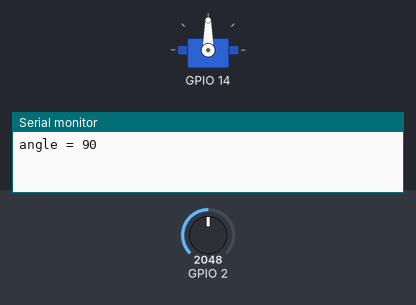
The program below on a simulated ESP32. Shown: servo, the last lines printed to the serial monitor. The inputs (shaded band) are chosen by the test bench; at power-on: GPIO 2 = 2048.

Above: at 3.2 s.
3.3 s: GPIO 2 set to 2866
At 3.7 s:
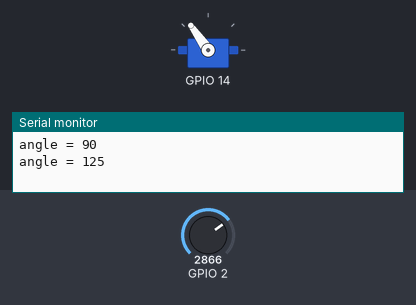
4.8 s: GPIO 2 set to 3603
At 6.0 s:
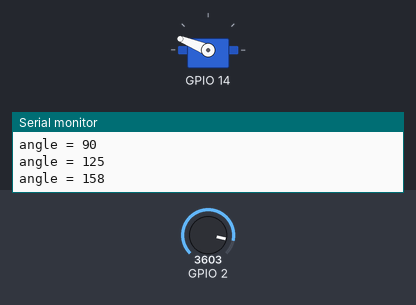
6.3 s: GPIO 2 set to 4095
At 7.3 s:
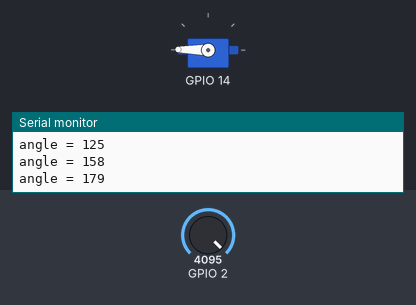
7.8 s: GPIO 2 set to 1228
At 8.4 s:
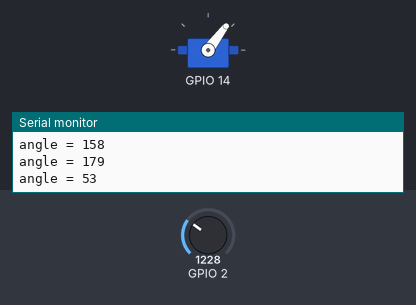
9.3 s: GPIO 2 set to 491
At 10.5 s:
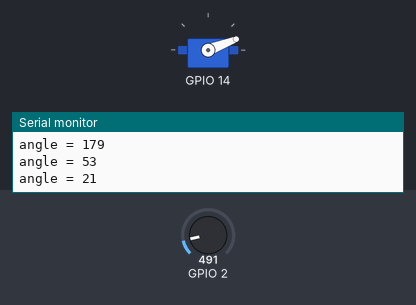
10.8 s: GPIO 2 set to 0
At 11.8 s:
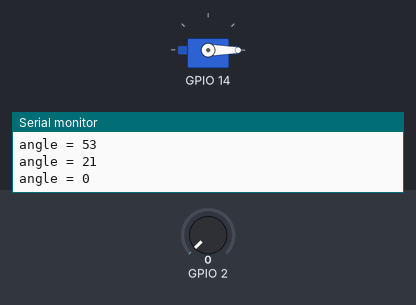
Timing chart, 0 to 13.3 s (numbered marks = the images above; inputs shaded):
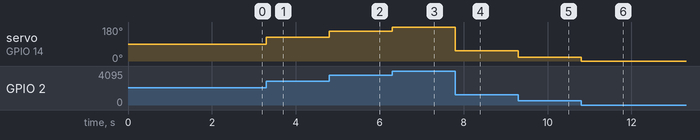

The program:

main.cpp
```cpp
/*
 *     Project 10-pote-servo - main.cpp
 *         Muestra el funcionamiento de un servo
 *         el cual gira un angulo proporcional a la posicion de un potenciometro
 *
 *         Usar con shield IAE
 *         Verificar cuidadosamente la conexión del servo
 */

#include <Arduino.h>

#include <Servo.h>

/*
 *  Constant definitions
 *      Defined in platformio.ini
 *      MY_SERVO    IOPort of data servo
 *      ANAIN       IOPort of ADC input
 *      RANGE       ADC range
 *      SERIAL_BAUD Baud rate of serial port
 */


#define LOOP_DELAY  250

Servo servo;    //    Construccion de un nuevo objeto tipo Servo

//  static variables

static int last_angle;

void
setup()
{
    Serial.begin(SERIAL_BAUD);
    servo.attach(MY_SERVO);        //    Inicializacion declarando el GPIO donde esta conectado
    last_angle = 0;
    delay(2000);
}

void
loop()
{
    int sensorValue, angle;

    sensorValue = analogRead(ANAIN);
    angle = map( sensorValue, 0, RANGE, 0, 180 );

    if( angle != last_angle )
    {
        Serial.printf( "angle = %d\n\r", angle );
        servo.write(angle);
        last_angle = angle;
        delay(LOOP_DELAY);
    }
}
```

Measured:
- after the input at 3.3 s, servo on GPIO 14: 90° → 125° at once
- after the input at 4.8 s, servo on GPIO 14: 125° → 158° at once
- after the input at 6.3 s, servo on GPIO 14: 158° → 179° at once
- after the input at 7.8 s, servo on GPIO 14: 179° → 53° at once
- after the input at 9.3 s, servo on GPIO 14: 53° → 21° at once
- after the input at 10.8 s, servo on GPIO 14: 21° → 0° at once
